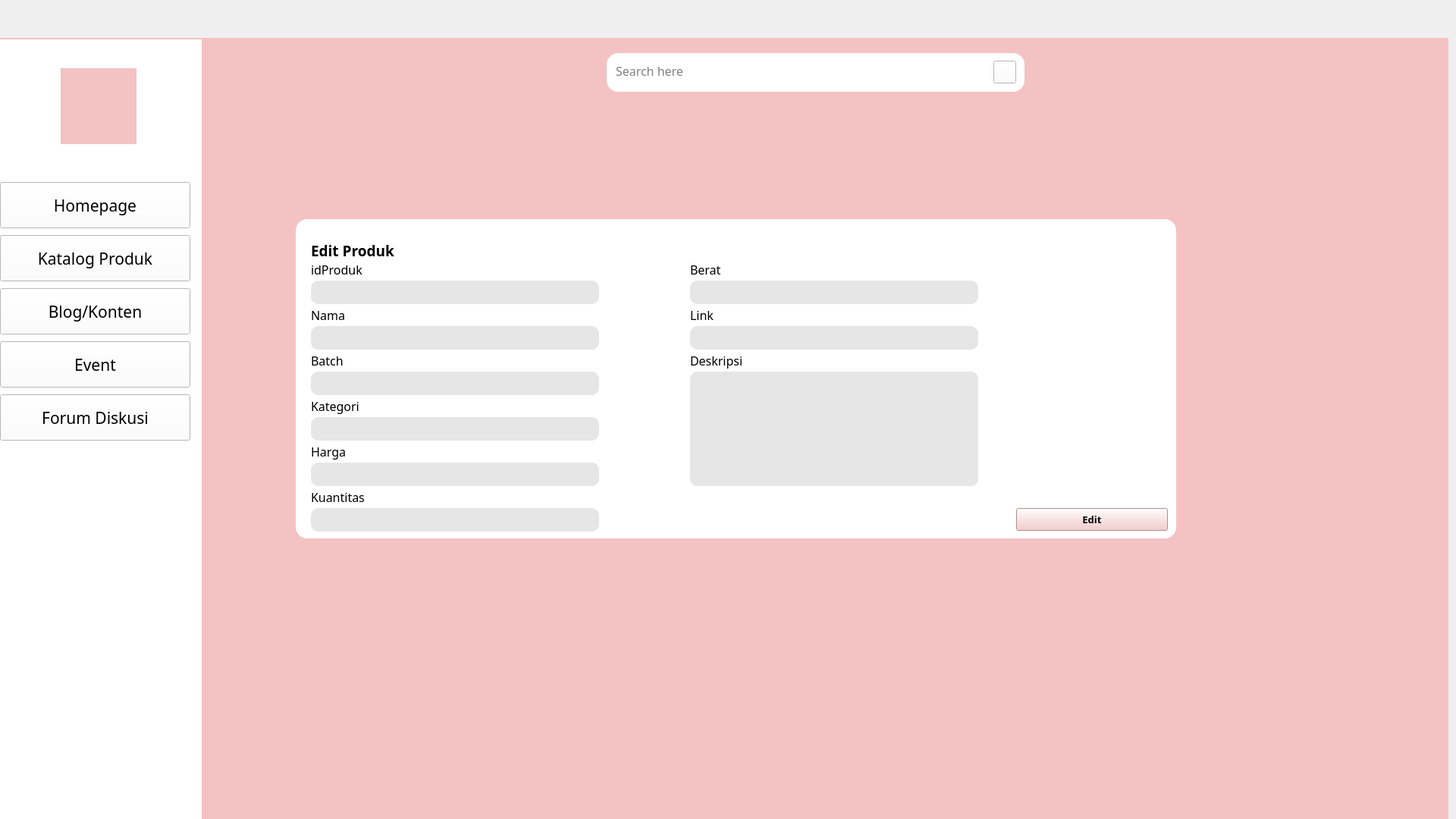
<?xml version="1.0" encoding="UTF-8"?>
<ui version="4.0">
 <class>Form</class>
 <widget class="QWidget" name="Form">
  <property name="enabled">
   <bool>true</bool>
  </property>
  <property name="geometry">
   <rect>
    <x>0</x>
    <y>0</y>
    <width>1920</width>
    <height>1080</height>
   </rect>
  </property>
  <property name="windowTitle">
   <string>Form</string>
  </property>
  <widget class="QWidget" name="widget_2" native="true">
   <property name="geometry">
    <rect>
     <x>-10</x>
     <y>50</y>
     <width>1920</width>
     <height>1080</height>
    </rect>
   </property>
   <property name="styleSheet">
    <string notr="true">background-color: rgb(244, 194, 194);</string>
   </property>
   <widget class="QLabel" name="label">
    <property name="geometry">
     <rect>
      <x>-4</x>
      <y>2</y>
      <width>280</width>
      <height>1080</height>
     </rect>
    </property>
    <property name="styleSheet">
     <string notr="true">background-color:rgba(255,255,255,255);
</string>
    </property>
    <property name="text">
     <string/>
    </property>
   </widget>
   <widget class="QLabel" name="logoLM">
    <property name="geometry">
     <rect>
      <x>90</x>
      <y>40</y>
      <width>100</width>
      <height>100</height>
     </rect>
    </property>
    <property name="styleSheet">
     <string notr="true">border-image: url(:/logo/images/logo.jpeg);</string>
    </property>
    <property name="text">
     <string/>
    </property>
   </widget>
   <widget class="QPushButton" name="searchButton">
    <property name="geometry">
     <rect>
      <x>1320</x>
      <y>30</y>
      <width>30</width>
      <height>30</height>
     </rect>
    </property>
    <property name="styleSheet">
     <string notr="true">border-image: url(:/logo/images/search.png);
background-color: rgb(255, 255, 255);</string>
    </property>
    <property name="text">
     <string/>
    </property>
   </widget>
   <widget class="QPushButton" name="H_Homepage">
    <property name="geometry">
     <rect>
      <x>10</x>
      <y>190</y>
      <width>251</width>
      <height>61</height>
     </rect>
    </property>
    <property name="font">
     <font>
      <family>Poppins</family>
      <pointsize>16</pointsize>
     </font>
    </property>
    <property name="styleSheet">
     <string notr="true">background-color: rgb(255, 255, 255);</string>
    </property>
    <property name="text">
     <string>Homepage</string>
    </property>
   </widget>
   <widget class="QPushButton" name="H_KatalogProduk">
    <property name="geometry">
     <rect>
      <x>10</x>
      <y>260</y>
      <width>251</width>
      <height>61</height>
     </rect>
    </property>
    <property name="font">
     <font>
      <family>Poppins</family>
      <pointsize>16</pointsize>
     </font>
    </property>
    <property name="styleSheet">
     <string notr="true">background-color: rgb(255, 255, 255);</string>
    </property>
    <property name="text">
     <string>Katalog Produk</string>
    </property>
   </widget>
   <widget class="QPushButton" name="H_Konten">
    <property name="geometry">
     <rect>
      <x>10</x>
      <y>330</y>
      <width>251</width>
      <height>61</height>
     </rect>
    </property>
    <property name="font">
     <font>
      <family>Poppins</family>
      <pointsize>16</pointsize>
     </font>
    </property>
    <property name="styleSheet">
     <string notr="true">background-color: rgb(255, 255, 255);</string>
    </property>
    <property name="text">
     <string>Blog/Konten</string>
    </property>
   </widget>
   <widget class="QPushButton" name="H_Event">
    <property name="geometry">
     <rect>
      <x>10</x>
      <y>400</y>
      <width>251</width>
      <height>61</height>
     </rect>
    </property>
    <property name="font">
     <font>
      <family>Poppins</family>
      <pointsize>16</pointsize>
     </font>
    </property>
    <property name="styleSheet">
     <string notr="true">background-color: rgb(255, 255, 255);</string>
    </property>
    <property name="text">
     <string>Event</string>
    </property>
   </widget>
   <widget class="QPushButton" name="H_ForumDiskusi">
    <property name="geometry">
     <rect>
      <x>10</x>
      <y>470</y>
      <width>251</width>
      <height>61</height>
     </rect>
    </property>
    <property name="font">
     <font>
      <family>Poppins</family>
      <pointsize>16</pointsize>
     </font>
    </property>
    <property name="styleSheet">
     <string notr="true">background-color: rgb(255, 255, 255);</string>
    </property>
    <property name="text">
     <string>Forum Diskusi</string>
    </property>
   </widget>
   <widget class="QLabel" name="label_2">
    <property name="geometry">
     <rect>
      <x>400</x>
      <y>239</y>
      <width>1161</width>
      <height>421</height>
     </rect>
    </property>
    <property name="styleSheet">
     <string notr="true">background-color: rgb(255,255,255,255);
border-radius:15px;</string>
    </property>
    <property name="text">
     <string/>
    </property>
   </widget>
   <widget class="QLabel" name="label_3">
    <property name="geometry">
     <rect>
      <x>420</x>
      <y>260</y>
      <width>401</width>
      <height>41</height>
     </rect>
    </property>
    <property name="font">
     <font>
      <family>Poppins</family>
      <pointsize>14</pointsize>
      <weight>75</weight>
      <bold>true</bold>
     </font>
    </property>
    <property name="styleSheet">
     <string notr="true">background-color:rgb(0,0,0,0);</string>
    </property>
    <property name="text">
     <string>Edit Produk</string>
    </property>
   </widget>
   <widget class="QLabel" name="Batch">
    <property name="geometry">
     <rect>
      <x>420</x>
      <y>355</y>
      <width>101</width>
      <height>21</height>
     </rect>
    </property>
    <property name="font">
     <font>
      <family>Poppins</family>
      <pointsize>12</pointsize>
     </font>
    </property>
    <property name="styleSheet">
     <string notr="true">background-color:rgb(0,0,0,0);</string>
    </property>
    <property name="text">
     <string>Nama</string>
    </property>
   </widget>
   <widget class="QLineEdit" name="inputNama">
    <property name="geometry">
     <rect>
      <x>420</x>
      <y>380</y>
      <width>380</width>
      <height>31</height>
     </rect>
    </property>
    <property name="styleSheet">
     <string notr="true">background-color: rgb(0, 0, 0,25);
border-radius: 10px;
padding-bottom:4px;
padding-left:10px;

</string>
    </property>
    <property name="text">
     <string/>
    </property>
    <property name="alignment">
     <set>Qt::AlignLeading|Qt::AlignLeft|Qt::AlignVCenter</set>
    </property>
   </widget>
   <widget class="QLabel" name="Kategori">
    <property name="geometry">
     <rect>
      <x>420</x>
      <y>410</y>
      <width>121</width>
      <height>31</height>
     </rect>
    </property>
    <property name="font">
     <font>
      <family>Poppins</family>
      <pointsize>12</pointsize>
     </font>
    </property>
    <property name="styleSheet">
     <string notr="true">background-color:rgb(0,0,0,0);</string>
    </property>
    <property name="text">
     <string>Batch</string>
    </property>
   </widget>
   <widget class="QLineEdit" name="inputBatch">
    <property name="geometry">
     <rect>
      <x>420</x>
      <y>440</y>
      <width>380</width>
      <height>31</height>
     </rect>
    </property>
    <property name="styleSheet">
     <string notr="true">background-color: rgb(0,0,0,25);
border-radius: 10px;
padding-bottom:4px;
padding-left:10px;

</string>
    </property>
    <property name="text">
     <string/>
    </property>
    <property name="alignment">
     <set>Qt::AlignLeading|Qt::AlignLeft|Qt::AlignVCenter</set>
    </property>
   </widget>
   <widget class="QPushButton" name="editButton">
    <property name="geometry">
     <rect>
      <x>1350</x>
      <y>620</y>
      <width>200</width>
      <height>30</height>
     </rect>
    </property>
    <property name="font">
     <font>
      <family>Poppins</family>
      <pointsize>10</pointsize>
      <weight>75</weight>
      <bold>true</bold>
     </font>
    </property>
    <property name="styleSheet">
     <string notr="true">QPushButton#unggahproduk{
background-color:rgb(187,187,187,255);
border:none;
color:rgba(0,0,0,240);
border-radius:10px;
}


QPushButton#unggahproduk:hover{
background-color:rgb(255,165,0,255)
}

QPushButton#unggahproduk:pressed{
padding-left: 2px;
padding-top: 2px;
background-color:rgba(0,165,0,255);
}
</string>
    </property>
    <property name="text">
     <string>Edit</string>
    </property>
   </widget>
   <widget class="QLineEdit" name="searchBar">
    <property name="geometry">
     <rect>
      <x>810</x>
      <y>20</y>
      <width>551</width>
      <height>51</height>
     </rect>
    </property>
    <property name="font">
     <font>
      <family>Poppins</family>
      <pointsize>12</pointsize>
     </font>
    </property>
    <property name="styleSheet">
     <string notr="true">background-color: rgb(255, 255, 255);
border-radius: 15px;
padding-bottom:4px;
padding-left:10px;</string>
    </property>
    <property name="placeholderText">
     <string>Search here</string>
    </property>
   </widget>
   <widget class="QLabel" name="Kategori_2">
    <property name="geometry">
     <rect>
      <x>420</x>
      <y>470</y>
      <width>101</width>
      <height>31</height>
     </rect>
    </property>
    <property name="font">
     <font>
      <family>Poppins</family>
      <pointsize>12</pointsize>
     </font>
    </property>
    <property name="styleSheet">
     <string notr="true">background-color:rgb(0,0,0,0);</string>
    </property>
    <property name="text">
     <string>Kategori</string>
    </property>
   </widget>
   <widget class="QLineEdit" name="inputKategori">
    <property name="geometry">
     <rect>
      <x>420</x>
      <y>500</y>
      <width>380</width>
      <height>31</height>
     </rect>
    </property>
    <property name="styleSheet">
     <string notr="true">background-color: rgb(0,0,0,25);
border-radius: 10px;
padding-bottom:4px;
padding-left:10px;

</string>
    </property>
    <property name="text">
     <string/>
    </property>
    <property name="alignment">
     <set>Qt::AlignLeading|Qt::AlignLeft|Qt::AlignVCenter</set>
    </property>
   </widget>
   <widget class="QLineEdit" name="inputHarga">
    <property name="geometry">
     <rect>
      <x>420</x>
      <y>560</y>
      <width>380</width>
      <height>31</height>
     </rect>
    </property>
    <property name="styleSheet">
     <string notr="true">background-color: rgb(0,0,0,25);
border-radius: 10px;
padding-bottom:4px;
padding-left:10px;

</string>
    </property>
    <property name="text">
     <string/>
    </property>
    <property name="alignment">
     <set>Qt::AlignLeading|Qt::AlignLeft|Qt::AlignVCenter</set>
    </property>
   </widget>
   <widget class="QLabel" name="Kategori_3">
    <property name="geometry">
     <rect>
      <x>420</x>
      <y>530</y>
      <width>101</width>
      <height>31</height>
     </rect>
    </property>
    <property name="font">
     <font>
      <family>Poppins</family>
      <pointsize>12</pointsize>
     </font>
    </property>
    <property name="styleSheet">
     <string notr="true">background-color:rgb(0,0,0,0);</string>
    </property>
    <property name="text">
     <string>Harga</string>
    </property>
   </widget>
   <widget class="QLineEdit" name="inputKuantitas">
    <property name="geometry">
     <rect>
      <x>420</x>
      <y>620</y>
      <width>380</width>
      <height>31</height>
     </rect>
    </property>
    <property name="styleSheet">
     <string notr="true">background-color: rgb(0,0,0,25);
border-radius: 10px;
padding-bottom:4px;
padding-left:10px;

</string>
    </property>
    <property name="text">
     <string/>
    </property>
    <property name="alignment">
     <set>Qt::AlignLeading|Qt::AlignLeft|Qt::AlignVCenter</set>
    </property>
   </widget>
   <widget class="QLabel" name="Kategori_4">
    <property name="geometry">
     <rect>
      <x>420</x>
      <y>590</y>
      <width>171</width>
      <height>31</height>
     </rect>
    </property>
    <property name="font">
     <font>
      <family>Poppins</family>
      <pointsize>12</pointsize>
     </font>
    </property>
    <property name="styleSheet">
     <string notr="true">background-color:rgb(0,0,0,0);</string>
    </property>
    <property name="text">
     <string>Kuantitas</string>
    </property>
   </widget>
   <widget class="QLineEdit" name="inputBerat">
    <property name="geometry">
     <rect>
      <x>920</x>
      <y>320</y>
      <width>380</width>
      <height>31</height>
     </rect>
    </property>
    <property name="styleSheet">
     <string notr="true">background-color: rgb(0,0,0,25);
border-radius: 10px;
padding-bottom:4px;
padding-left:10px;

</string>
    </property>
    <property name="text">
     <string/>
    </property>
    <property name="alignment">
     <set>Qt::AlignLeading|Qt::AlignLeft|Qt::AlignVCenter</set>
    </property>
   </widget>
   <widget class="QLabel" name="Kategori_5">
    <property name="geometry">
     <rect>
      <x>920</x>
      <y>290</y>
      <width>101</width>
      <height>31</height>
     </rect>
    </property>
    <property name="font">
     <font>
      <family>Poppins</family>
      <pointsize>12</pointsize>
     </font>
    </property>
    <property name="styleSheet">
     <string notr="true">background-color:rgb(0,0,0,0);</string>
    </property>
    <property name="text">
     <string>Berat</string>
    </property>
   </widget>
   <widget class="QLineEdit" name="inputLink">
    <property name="geometry">
     <rect>
      <x>920</x>
      <y>380</y>
      <width>380</width>
      <height>31</height>
     </rect>
    </property>
    <property name="styleSheet">
     <string notr="true">background-color: rgb(0,0,0,25);
border-radius: 10px;
padding-bottom:4px;
padding-left:10px;

</string>
    </property>
    <property name="text">
     <string/>
    </property>
    <property name="alignment">
     <set>Qt::AlignLeading|Qt::AlignLeft|Qt::AlignVCenter</set>
    </property>
   </widget>
   <widget class="QLabel" name="Kategori_6">
    <property name="geometry">
     <rect>
      <x>920</x>
      <y>350</y>
      <width>101</width>
      <height>31</height>
     </rect>
    </property>
    <property name="font">
     <font>
      <family>Poppins</family>
      <pointsize>12</pointsize>
     </font>
    </property>
    <property name="styleSheet">
     <string notr="true">background-color:rgb(0,0,0,0);</string>
    </property>
    <property name="text">
     <string>Link</string>
    </property>
   </widget>
   <widget class="QLabel" name="Kategori_8">
    <property name="geometry">
     <rect>
      <x>920</x>
      <y>410</y>
      <width>161</width>
      <height>31</height>
     </rect>
    </property>
    <property name="font">
     <font>
      <family>Poppins</family>
      <pointsize>12</pointsize>
     </font>
    </property>
    <property name="styleSheet">
     <string notr="true">background-color:rgb(0,0,0,0);</string>
    </property>
    <property name="text">
     <string>Deskripsi</string>
    </property>
   </widget>
   <widget class="QPlainTextEdit" name="inputDeskripsi">
    <property name="geometry">
     <rect>
      <x>920</x>
      <y>440</y>
      <width>380</width>
      <height>151</height>
     </rect>
    </property>
    <property name="styleSheet">
     <string notr="true">background-color: rgb(0,0,0,25);
border-radius: 10px;
padding-bottom:4px;
padding-left:10px;

</string>
    </property>
    <property name="plainText">
     <string/>
    </property>
   </widget>
   <widget class="QLabel" name="error">
    <property name="geometry">
     <rect>
      <x>410</x>
      <y>200</y>
      <width>1141</width>
      <height>31</height>
     </rect>
    </property>
    <property name="font">
     <font>
      <family>Poppins</family>
      <pointsize>10</pointsize>
     </font>
    </property>
    <property name="styleSheet">
     <string notr="true">background-color:rgb(0,0,0,0);
color:red;</string>
    </property>
    <property name="text">
     <string/>
    </property>
   </widget>
   <widget class="QLineEdit" name="inputidProduk">
    <property name="geometry">
     <rect>
      <x>420</x>
      <y>320</y>
      <width>380</width>
      <height>31</height>
     </rect>
    </property>
    <property name="styleSheet">
     <string notr="true">background-color: rgb(0, 0, 0,25);
border-radius: 10px;
padding-bottom:4px;
padding-left:10px;

</string>
    </property>
    <property name="text">
     <string/>
    </property>
    <property name="alignment">
     <set>Qt::AlignLeading|Qt::AlignLeft|Qt::AlignVCenter</set>
    </property>
   </widget>
   <widget class="QLabel" name="Batch_2">
    <property name="geometry">
     <rect>
      <x>420</x>
      <y>295</y>
      <width>101</width>
      <height>21</height>
     </rect>
    </property>
    <property name="font">
     <font>
      <family>Poppins</family>
      <pointsize>12</pointsize>
     </font>
    </property>
    <property name="styleSheet">
     <string notr="true">background-color:rgb(0,0,0,0);</string>
    </property>
    <property name="text">
     <string>idProduk</string>
    </property>
   </widget>
   <zorder>label</zorder>
   <zorder>logoLM</zorder>
   <zorder>H_Homepage</zorder>
   <zorder>H_KatalogProduk</zorder>
   <zorder>H_Konten</zorder>
   <zorder>H_Event</zorder>
   <zorder>H_ForumDiskusi</zorder>
   <zorder>label_2</zorder>
   <zorder>label_3</zorder>
   <zorder>Batch</zorder>
   <zorder>inputNama</zorder>
   <zorder>Kategori</zorder>
   <zorder>inputBatch</zorder>
   <zorder>editButton</zorder>
   <zorder>searchBar</zorder>
   <zorder>searchButton</zorder>
   <zorder>Kategori_2</zorder>
   <zorder>inputKategori</zorder>
   <zorder>inputHarga</zorder>
   <zorder>Kategori_3</zorder>
   <zorder>inputKuantitas</zorder>
   <zorder>Kategori_4</zorder>
   <zorder>inputBerat</zorder>
   <zorder>Kategori_5</zorder>
   <zorder>inputLink</zorder>
   <zorder>Kategori_6</zorder>
   <zorder>Kategori_8</zorder>
   <zorder>inputDeskripsi</zorder>
   <zorder>error</zorder>
   <zorder>inputidProduk</zorder>
   <zorder>Batch_2</zorder>
  </widget>
 </widget>
 <resources>
  <include location="header image.qrc"/>
 </resources>
 <connections/>
</ui>
